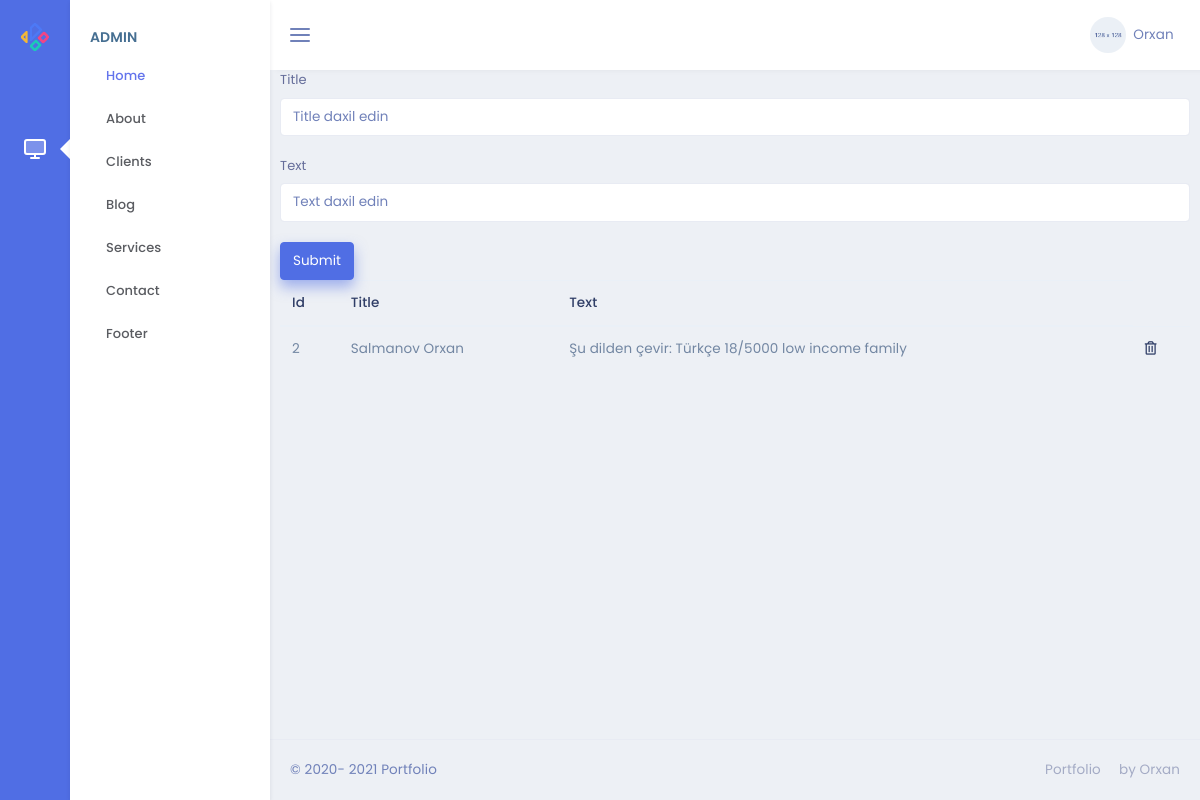
The page /admin/home on the database as committed earlier.
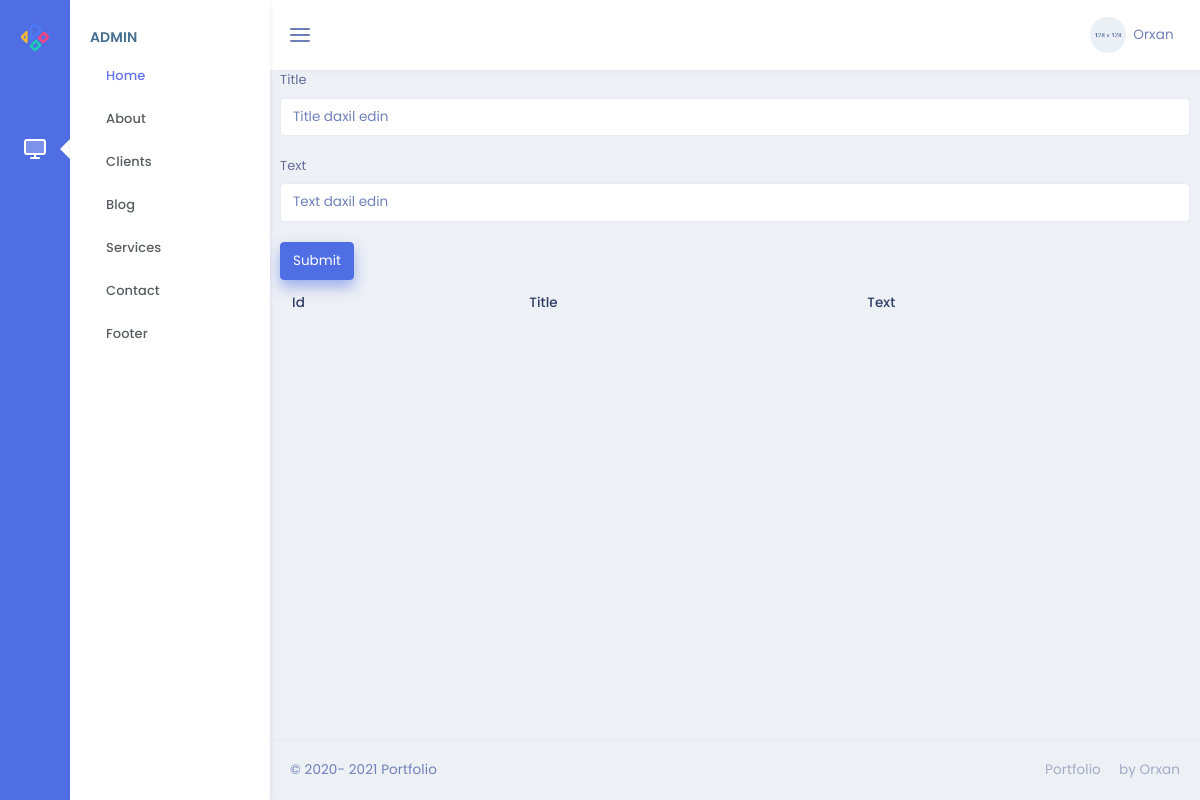
The same page on the database as committed later.
### models.py (models this page shows)
class Home(db.Model):
    id=db.Column(db.Integer,primary_key=True)
    title=db.Column(db.String(50),nullable=False)
    text=db.Column(db.String(50),nullable=False)

### admin/routes.py (the view)
@admin.route('/home' , methods=["GET","POST"])
def homepage():
    Homm=Home.query.all()
    if request.method == "POST":
        Homm=Home(title=request.form["title"], text=request.form["text"])
        db.session.add(Homm)
        db.session.commit()
        return redirect('/admin/home')
    return render_template('/admin/Home/home.html',Homm=Homm)

### admin/templates/admin/Home/home.html
{% extends "admin/base.html" %}
{% block content %}
<form action="/admin/home" method="POST">
    <div class="form-group">
        <label for="title">Title</label>
        <input type="title" class="form-control" name="title" id="title" placeholder="Title daxil edin">
    </div>
    <div class="form-group">
        <label for="text">Text</label>
        <input type="text" class="form-control" name="text" id="text" placeholder="Text daxil edin">
    </div>
    <button type="submit" class="btn btn-primary">Submit</button>
</form>
<table class="table">
    <thead>
        <tr>
            <th scope="col">Id</th>
            <th scope="col">Title</th>
            <th scope="col">Text</th>
        </tr>
    </thead>
    <tbody>
        {% for i in Homm %}
        <tr>
            <td>{{i.id}}</td>
            <td>{{i.title}}</td>
            <td>{{i.text}}</td>
            <td><a href="/admin/home/{{i.id}}"  ><i class="far fa-trash-alt"></i></a></td>
        </tr>
        {% endfor %}
    </tbody>
</table>
{% endblock %}

Rows that differ between the two databases and show on the page:
removed Home: id "2", title "Salmanov Orxan", text "Şu dilden çevir: Türkçe 18/5000 low income family"
